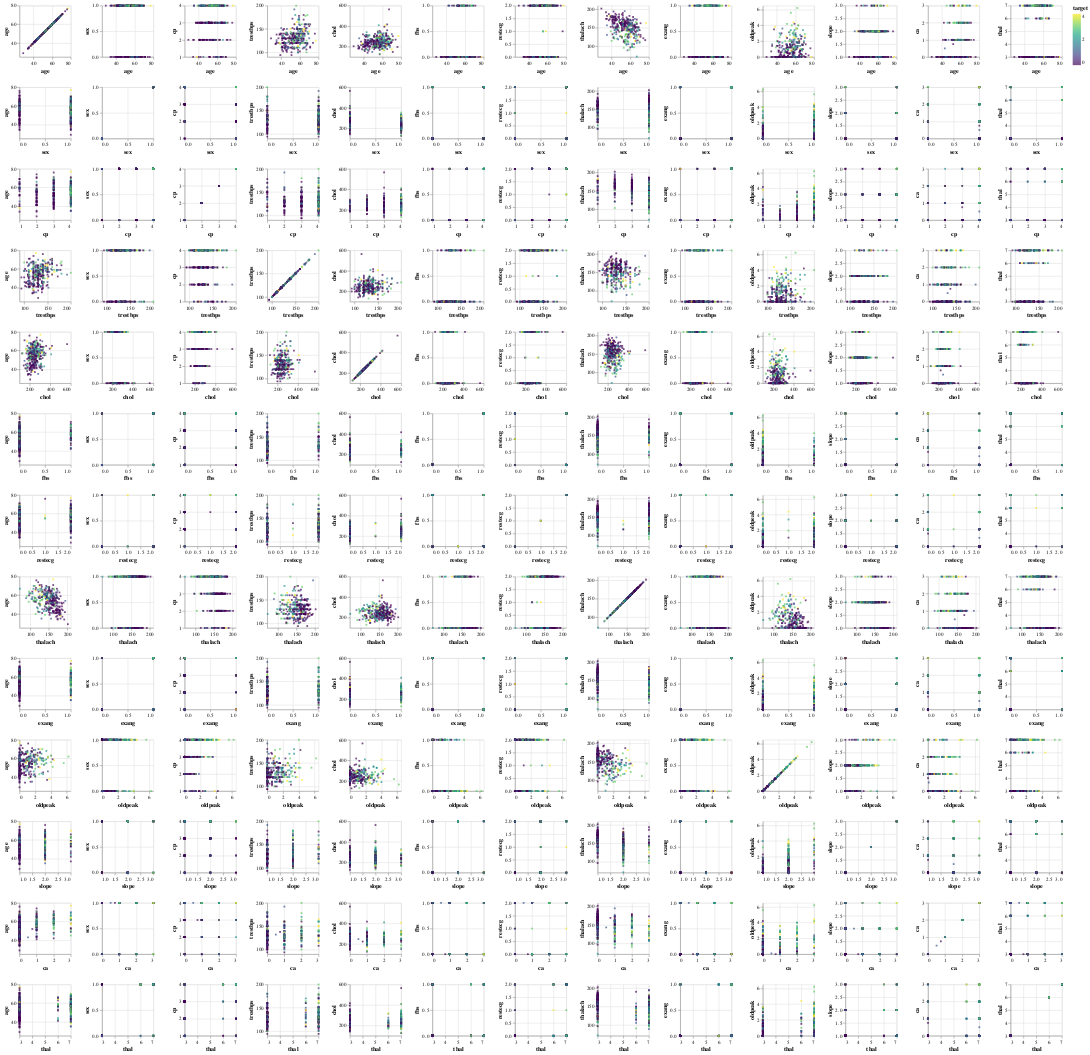

Here is the notebook cell this chart was saved with:
### Code cell
#Pairwise Plot
##Note: drop some uncessary features
alt.Chart(df).mark_square(size = 12).encode(
    alt.X(alt.repeat("row")).scale(zero=False).type("quantitative"),
    alt.Y(alt.repeat("column")).scale(zero=False).type("quantitative"),
    color = alt.Color("target").scale(scheme='viridis')
).properties(height = 100, width = 100).repeat(
    row = list(df.columns.drop("target")),
    column = list(df.columns.drop("target"))
)

### Figure 1 — Vega-Lite specification as saved in the notebook (floating-point values rounded to 4 significant figures; data arrays with more than 128 entries replaced by an {"elided": "..."} marker saying what was removed)
{"config": {"view": {"continuousWidth": 300, "continuousHeight": 300}}, "repeat": {"column": ["age", "sex", "cp", "trestbps", "chol", "fbs", "restecg", "thalach", "exang", "oldpeak", "slope", "ca", "thal"], "row": ["age", "sex", "cp", "trestbps", "chol", "fbs", "restecg", "thalach", "exang", "oldpeak", "slope", "ca", "thal"]}, "spec": {"data": {"name": "data-c392a2ac421d8048828b8764e32dbb25"}, "mark": {"type": "square", "size": 12}, "encoding": {"color": {"field": "target", "scale": {"scheme": "viridis"}, "type": "quantitative"}, "x": {"field": {"repeat": "row"}, "scale": {"zero": false}, "type": "quantitative"}, "y": {"field": {"repeat": "column"}, "scale": {"zero": false}, "type": "quantitative"}}, "height": 100, "width": 100}, "$schema": "https://vega.github.io/schema/vega-lite/v5.15.1.json", "datasets": {"data-c392a2ac421d8048828b8764e32dbb25": {"elided": "303 records"}}}
